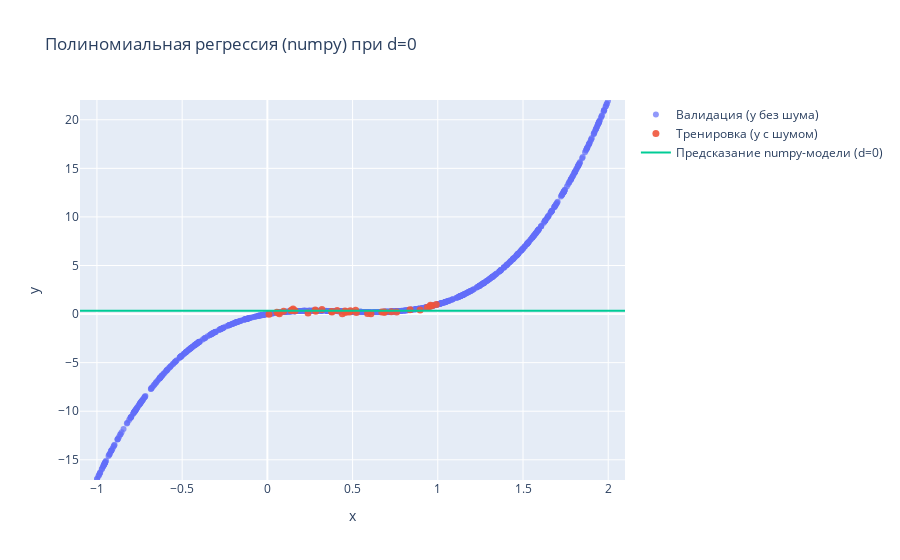
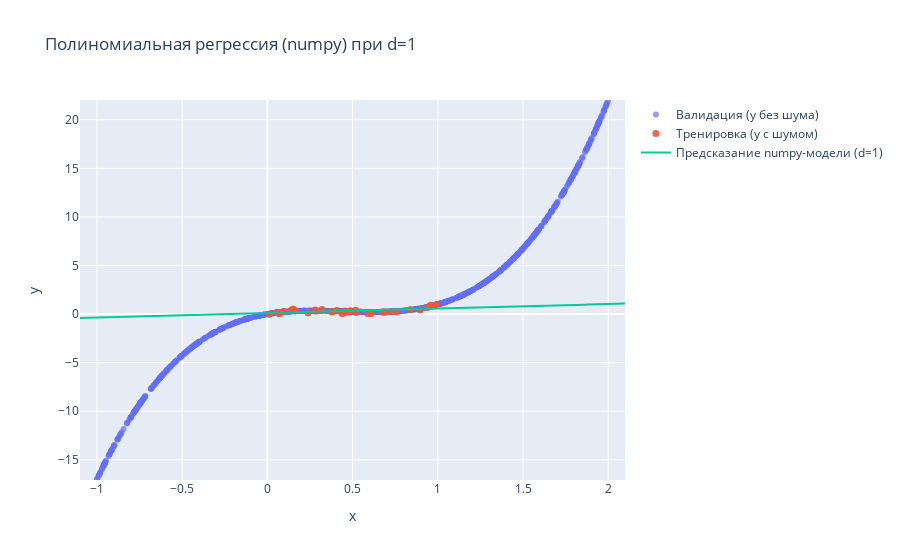
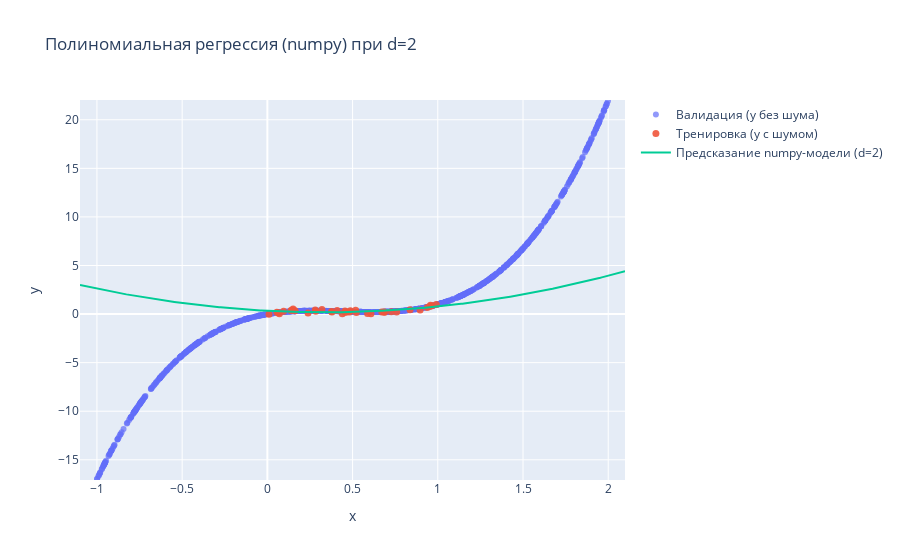
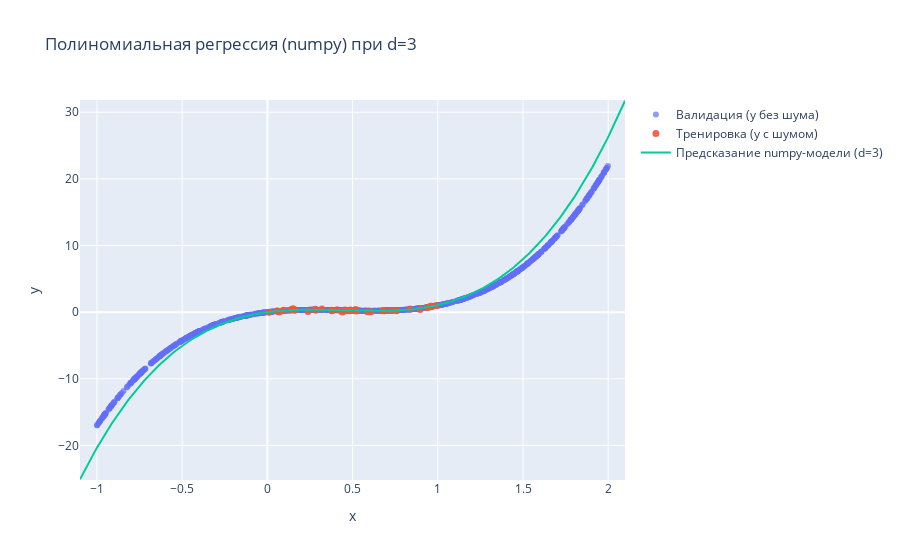

Notebook source saved alongside these figures, in order:
### Code cell
for d in d_grid:
    fig = go.Figure()
    # точки валидации (без шума)
    fig.add_trace(go.Scatter(
        x=X_val[:,0], y=y_val, mode="markers", name="Валидация (y без шума)",
        marker=dict(size=6, opacity=0.7)
    ))
    # точки тренировки (с шумом)
    fig.add_trace(go.Scatter(
        x=X_train[:,0], y=y_train, mode="markers", name="Тренировка (y с шумом)",
        marker=dict(size=7, opacity=0.9)
    ))
    # предсказание линии
    y_hat_line = models_np[d].predict(xx)
    fig.add_trace(go.Scatter(
        x=xx[:,0], y=y_hat_line, mode="lines", name=f"Предсказание numpy-модели (d={d})"
    ))
    # оси — разумные диапазоны
    y_all = np.concatenate([y_train, y_val, y_hat_line])
    fig.update_layout(
        title=f"Полиномиальная регрессия (numpy) при d={d}",
        xaxis_title="x", yaxis_title="y",
        xaxis=dict(range=[float(np.min(xx)), float(np.max(xx))]),
        yaxis=dict(range=[float(np.min(y_all))-0.1, float(np.max(y_all))+0.1]),
        legend=dict(bgcolor="rgba(255,255,255,0.85)")
    )
    fig.show()

### Figure 1 — Plotly figure (JSON) as saved in the notebook; plotly's stock layout.template omitted (floating-point values rounded to 4 significant figures; data arrays with more than 128 entries replaced by an {"elided": "..."} marker saying what was removed)
{"data": [{"marker": {"opacity": 0.7, "size": 6}, "mode": "markers", "name": "Валидация (y без шума)", "type": "scatter", "x": {"elided": "900 float values"}, "y": {"elided": "900 float values"}}, {"marker": {"opacity": 0.9, "size": 7}, "mode": "markers", "name": "Тренировка (y с шумом)", "type": "scatter", "x": [0.3203, 0.06418, 0.8964, 0.6714, 0.379, 0.688, 0.9523, 0.6077, 0.5879, 0.05546, 0.009677, 0.44, 0.4869, 0.9661, 0.7588, 0.07051, 0.2809, 0.4554, 0.151, 0.9911, 0.163, 0.7272, 0.09514, 0.4095, 0.1454, 0.4826, 0.4665, 0.2841, 0.1385, 0.5179, 0.9381, 0.3766, 0.837, 0.6848, 0.957, 0.2387, 0.5224, 0.4575], "y": [0.4586, 0.1288, 0.4133, 0.2221, 0.2243, 0.197, 0.7754, 0.04468, 0.05628, 0.191, -0.02398, 0.02585, 0.3352, 0.8688, 0.2202, 0.04218, 0.428, 0.3087, 0.5295, 0.9981, 0.3412, 0.2417, 0.2998, 0.3615, 0.4107, 0.2068, 0.2241, 0.2963, 0.357, 0.3912, 0.6816, 0.2732, 0.4562, 0.205, 0.8984, 0.1167, 0.1567, 0.1944]}, {"mode": "lines", "name": "Предсказание numpy-модели (d=0)", "type": "scatter", "x": {"elided": "400 float values"}, "y": {"elided": "400 float values"}}], "layout": {"legend": {"bgcolor": "rgba(255,255,255,0.85)"}, "title": {"text": "Полиномиальная регрессия (numpy) при d=0"}, "xaxis": {"range": [-1.099, 2.099], "title": {"text": "x"}}, "yaxis": {"range": [-17.08, 22.04], "title": {"text": "y"}}}}

### Figure 2 — Plotly figure (JSON) as saved in the notebook; plotly's stock layout.template omitted (floating-point values rounded to 4 significant figures; data arrays with more than 128 entries replaced by an {"elided": "..."} marker saying what was removed)
{"data": [{"marker": {"opacity": 0.7, "size": 6}, "mode": "markers", "name": "Валидация (y без шума)", "type": "scatter", "x": {"elided": "900 float values"}, "y": {"elided": "900 float values"}}, {"marker": {"opacity": 0.9, "size": 7}, "mode": "markers", "name": "Тренировка (y с шумом)", "type": "scatter", "x": [0.3203, 0.06418, 0.8964, 0.6714, 0.379, 0.688, 0.9523, 0.6077, 0.5879, 0.05546, 0.009677, 0.44, 0.4869, 0.9661, 0.7588, 0.07051, 0.2809, 0.4554, 0.151, 0.9911, 0.163, 0.7272, 0.09514, 0.4095, 0.1454, 0.4826, 0.4665, 0.2841, 0.1385, 0.5179, 0.9381, 0.3766, 0.837, 0.6848, 0.957, 0.2387, 0.5224, 0.4575], "y": [0.4586, 0.1288, 0.4133, 0.2221, 0.2243, 0.197, 0.7754, 0.04468, 0.05628, 0.191, -0.02398, 0.02585, 0.3352, 0.8688, 0.2202, 0.04218, 0.428, 0.3087, 0.5295, 0.9981, 0.3412, 0.2417, 0.2998, 0.3615, 0.4107, 0.2068, 0.2241, 0.2963, 0.357, 0.3912, 0.6816, 0.2732, 0.4562, 0.205, 0.8984, 0.1167, 0.1567, 0.1944]}, {"mode": "lines", "name": "Предсказание numpy-модели (d=1)", "type": "scatter", "x": {"elided": "400 float values"}, "y": {"elided": "400 float values"}}], "layout": {"legend": {"bgcolor": "rgba(255,255,255,0.85)"}, "title": {"text": "Полиномиальная регрессия (numpy) при d=1"}, "xaxis": {"range": [-1.099, 2.099], "title": {"text": "x"}}, "yaxis": {"range": [-17.08, 22.04], "title": {"text": "y"}}}}

### Figure 3 — Plotly figure (JSON) as saved in the notebook; plotly's stock layout.template omitted (floating-point values rounded to 4 significant figures; data arrays with more than 128 entries replaced by an {"elided": "..."} marker saying what was removed)
{"data": [{"marker": {"opacity": 0.7, "size": 6}, "mode": "markers", "name": "Валидация (y без шума)", "type": "scatter", "x": {"elided": "900 float values"}, "y": {"elided": "900 float values"}}, {"marker": {"opacity": 0.9, "size": 7}, "mode": "markers", "name": "Тренировка (y с шумом)", "type": "scatter", "x": [0.3203, 0.06418, 0.8964, 0.6714, 0.379, 0.688, 0.9523, 0.6077, 0.5879, 0.05546, 0.009677, 0.44, 0.4869, 0.9661, 0.7588, 0.07051, 0.2809, 0.4554, 0.151, 0.9911, 0.163, 0.7272, 0.09514, 0.4095, 0.1454, 0.4826, 0.4665, 0.2841, 0.1385, 0.5179, 0.9381, 0.3766, 0.837, 0.6848, 0.957, 0.2387, 0.5224, 0.4575], "y": [0.4586, 0.1288, 0.4133, 0.2221, 0.2243, 0.197, 0.7754, 0.04468, 0.05628, 0.191, -0.02398, 0.02585, 0.3352, 0.8688, 0.2202, 0.04218, 0.428, 0.3087, 0.5295, 0.9981, 0.3412, 0.2417, 0.2998, 0.3615, 0.4107, 0.2068, 0.2241, 0.2963, 0.357, 0.3912, 0.6816, 0.2732, 0.4562, 0.205, 0.8984, 0.1167, 0.1567, 0.1944]}, {"mode": "lines", "name": "Предсказание numpy-модели (d=2)", "type": "scatter", "x": {"elided": "400 float values"}, "y": {"elided": "400 float values"}}], "layout": {"legend": {"bgcolor": "rgba(255,255,255,0.85)"}, "title": {"text": "Полиномиальная регрессия (numpy) при d=2"}, "xaxis": {"range": [-1.099, 2.099], "title": {"text": "x"}}, "yaxis": {"range": [-17.08, 22.04], "title": {"text": "y"}}}}

### Figure 4 — Plotly figure (JSON) as saved in the notebook; plotly's stock layout.template omitted (floating-point values rounded to 4 significant figures; data arrays with more than 128 entries replaced by an {"elided": "..."} marker saying what was removed)
{"data": [{"marker": {"opacity": 0.7, "size": 6}, "mode": "markers", "name": "Валидация (y без шума)", "type": "scatter", "x": {"elided": "900 float values"}, "y": {"elided": "900 float values"}}, {"marker": {"opacity": 0.9, "size": 7}, "mode": "markers", "name": "Тренировка (y с шумом)", "type": "scatter", "x": [0.3203, 0.06418, 0.8964, 0.6714, 0.379, 0.688, 0.9523, 0.6077, 0.5879, 0.05546, 0.009677, 0.44, 0.4869, 0.9661, 0.7588, 0.07051, 0.2809, 0.4554, 0.151, 0.9911, 0.163, 0.7272, 0.09514, 0.4095, 0.1454, 0.4826, 0.4665, 0.2841, 0.1385, 0.5179, 0.9381, 0.3766, 0.837, 0.6848, 0.957, 0.2387, 0.5224, 0.4575], "y": [0.4586, 0.1288, 0.4133, 0.2221, 0.2243, 0.197, 0.7754, 0.04468, 0.05628, 0.191, -0.02398, 0.02585, 0.3352, 0.8688, 0.2202, 0.04218, 0.428, 0.3087, 0.5295, 0.9981, 0.3412, 0.2417, 0.2998, 0.3615, 0.4107, 0.2068, 0.2241, 0.2963, 0.357, 0.3912, 0.6816, 0.2732, 0.4562, 0.205, 0.8984, 0.1167, 0.1567, 0.1944]}, {"mode": "lines", "name": "Предсказание numpy-модели (d=3)", "type": "scatter", "x": {"elided": "400 float values"}, "y": {"elided": "400 float values"}}], "layout": {"legend": {"bgcolor": "rgba(255,255,255,0.85)"}, "title": {"text": "Полиномиальная регрессия (numpy) при d=3"}, "xaxis": {"range": [-1.099, 2.099], "title": {"text": "x"}}, "yaxis": {"range": [-25.18, 31.83], "title": {"text": "y"}}}}
